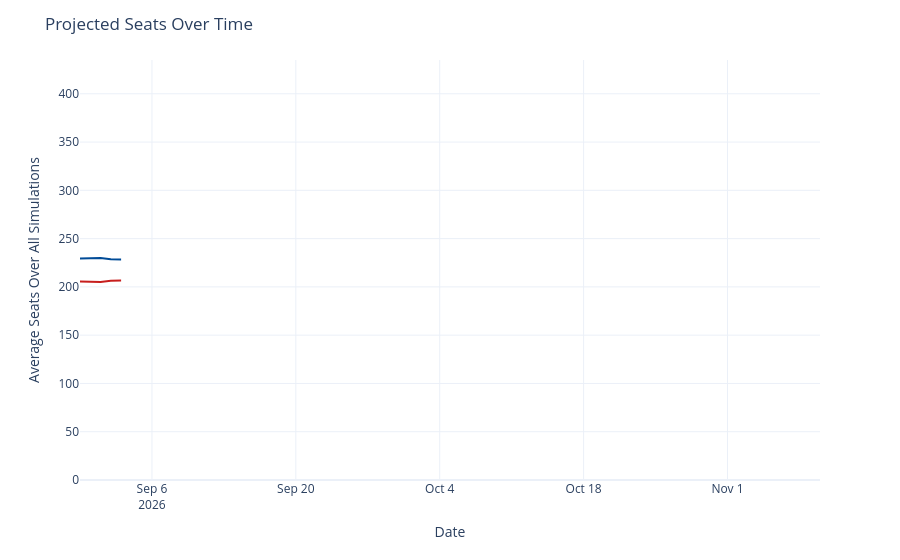

Notebook code cell kept with this figure:
### Code cell
seats_over_time = output_ts[(output_ts['geo'] == 'US House') &
                             (output_ts['type'] == 'seats')]
seats_over_time['rep_seats'] = seats_over_time['y'].map(lambda x: 435 - x)
seats_over_time = seats_over_time.rename({'y': 'Democrats', 'rep_seats': 'Republicans'}, axis=1)
seats_time_ser = px.line(seats_over_time, x='date', y=['Democrats', 'Republicans'], template='plotly_white',
                        color_discrete_map={'Democrats': '#004b97', 'Republicans': '#c71e1d'},)
seats_time_ser.update_traces(hovertemplate="%{y:.1f}")
seats_time_ser.update_layout(
    xaxis=dict(range=[pd.to_datetime('2026-08-30'), pd.to_datetime('2026-11-10')]),
    yaxis=dict(range=[0, 435]),
    xaxis_title='Date',
    yaxis_title='Average Seats Over All Simulations',
    title=dict(text="Projected Seats Over Time"),
    hovermode="x",
    showlegend=False
)
seats_time_ser

### Figure 1 — Plotly figure (JSON) as saved in the notebook; plotly's stock layout.template omitted (floating-point values rounded to 4 significant figures)
{"data": [{"hovertemplate": "%{y:.1f}", "legendgroup": "Democrats", "line": {"color": "#004b97", "dash": "solid"}, "marker": {"symbol": "circle"}, "mode": "lines", "name": "Democrats", "orientation": "v", "showlegend": true, "type": "scatter", "x": ["2026-08-30", "2026-08-31", "2026-09-01", "2026-09-02", "2026-09-03"], "xaxis": "x", "y": [229.4, 230.0, 230.0, 228.5, 228.5], "yaxis": "y"}, {"hovertemplate": "%{y:.1f}", "legendgroup": "Republicans", "line": {"color": "#c71e1d", "dash": "solid"}, "marker": {"symbol": "circle"}, "mode": "lines", "name": "Republicans", "orientation": "v", "showlegend": true, "type": "scatter", "x": ["2026-08-30", "2026-08-31", "2026-09-01", "2026-09-02", "2026-09-03"], "xaxis": "x", "y": [205.6, 205.0, 205.0, 206.5, 206.5], "yaxis": "y"}], "layout": {"hovermode": "x", "legend": {"title": {"text": "variable"}, "tracegroupgap": 0}, "margin": {"t": 60}, "showlegend": false, "title": {"text": "Projected Seats Over Time"}, "xaxis": {"anchor": "y", "domain": [0, 1], "range": ["2026-08-30T00:00:00", "2026-11-10T00:00:00"], "title": {"text": "Date"}}, "yaxis": {"anchor": "x", "domain": [0, 1], "range": [0, 435], "title": {"text": "Average Seats Over All Simulations"}}}}
